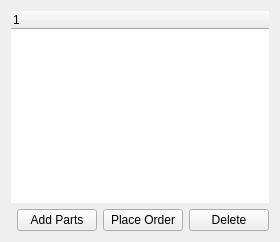
          <widget class="QWidget" name="parts_tab">
           <attribute name="title">
            <string>Parts</string>
           </attribute>
           <layout class="QGridLayout" name="gridLayout_44">
            <item row="3" column="2">
             <widget class="QPushButton" name="place_order_button">
              <property name="maximumSize">
               <size>
                <width>200</width>
                <height>16777215</height>
               </size>
              </property>
              <property name="font">
               <font>
                <bold>false</bold>
               </font>
              </property>
              <property name="styleSheet">
               <string notr="true"/>
              </property>
              <property name="text">
               <string>Place Order</string>
              </property>
              <property name="icon">
               <iconset resource="openauto_resources.qrc">
                <normaloff>:/resources/icons3/24x24/cil-check-circle.png</normaloff>:/resources/icons3/24x24/cil-check-circle.png</iconset>
              </property>
              <property name="iconSize">
               <size>
                <width>30</width>
                <height>30</height>
               </size>
              </property>
             </widget>
            </item>
            <item row="3" column="3">
             <widget class="QPushButton" name="delete_parts_button">
              <property name="maximumSize">
               <size>
                <width>200</width>
                <height>16777215</height>
               </size>
              </property>
              <property name="styleSheet">
               <string notr="true"/>
              </property>
              <property name="text">
               <string>Delete</string>
              </property>
              <property name="icon">
               <iconset resource="openauto_resources.qrc">
                <normaloff>:/resources/icons3/24x24/cil-x-circle.png</normaloff>:/resources/icons3/24x24/cil-x-circle.png</iconset>
              </property>
              <property name="iconSize">
               <size>
                <width>30</width>
                <height>30</height>
               </size>
              </property>
             </widget>
            </item>
            <item row="3" column="1">
             <widget class="QPushButton" name="order_parts_button">
              <property name="sizePolicy">
               <sizepolicy hsizetype="Preferred" vsizetype="Preferred">
                <horstretch>0</horstretch>
                <verstretch>0</verstretch>
               </sizepolicy>
              </property>
              <property name="maximumSize">
               <size>
                <width>200</width>
                <height>16777215</height>
               </size>
              </property>
              <property name="styleSheet">
               <string notr="true"/>
              </property>
              <property name="text">
               <string>Add Parts</string>
              </property>
              <property name="icon">
               <iconset resource="openauto_resources.qrc">
                <normaloff>:/resources/icons3/24x24/cil-plus.png</normaloff>:/resources/icons3/24x24/cil-plus.png</iconset>
              </property>
              <property name="iconSize">
               <size>
                <width>30</width>
                <height>30</height>
               </size>
              </property>
             </widget>
            </item>
            <item row="0" column="0" colspan="4">
             <widget class="PartsTree" name="parts_tree">
              <property name="minimumSize">
               <size>
                <width>0</width>
                <height>0</height>
               </size>
              </property>
              <property name="styleSheet">
               <string notr="true"/>
              </property>
              <property name="frameShape">
               <enum>QFrame::NoFrame</enum>
              </property>
              <column>
               <property name="text">
                <string notr="true">1</string>
               </property>
              </column>
             </widget>
            </item>
           </layout>
          </widget>
